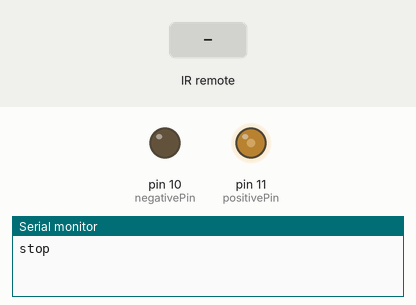
A sketch run on a simulated Arduino Uno, built with avr-gcc and run on an emulated ATmega328P. Parts: output pins drawn as LEDs (lit = HIGH), the last lines printed to the serial monitor. The inputs (shaded band) are chosen by the test bench.

Above: at 1.2 s.
1.3 s: infrared code 0x5621 received
At 2.5 s:
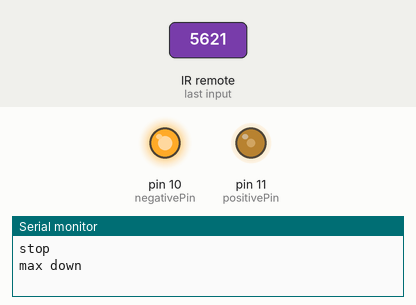
2.8 s: infrared code 0x6621 received
At 3.7 s:
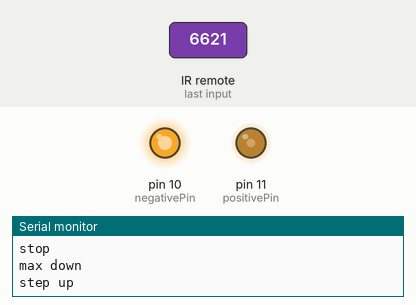
4.3 s: infrared code 0x1621 received
At 4.8 s:
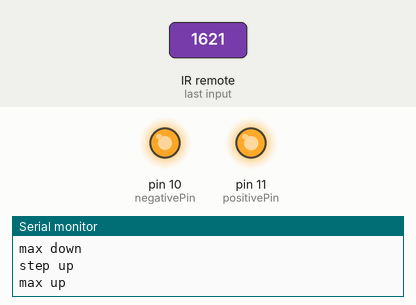
5.8 s: infrared code 0x1D21 received
At 7.1 s:
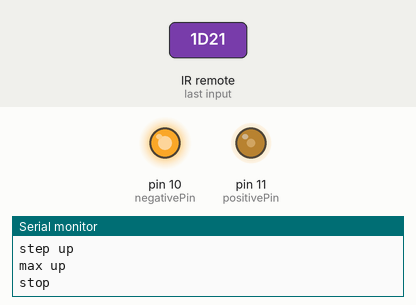
Timing chart, 0 to 8.3 s (numbered marks = the images above; inputs shaded):
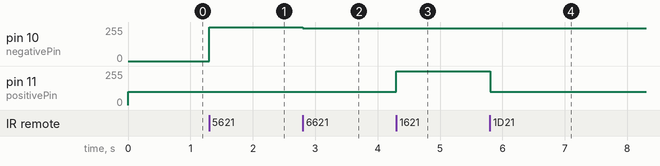

The sketch:

RemoteControlledDCMotor.ino
```cpp
#include "/Users/BlaineKillen/Documents/Arduino/libraries/Arduino-IRremote-master/IRremote.h"
#include <IRremoteInt.h>


// IR receiver type is TSOP382 when referencing the datasheet
const int RECV_PIN = 3;
IRrecv irrecv(RECV_PIN);
decode_results results;

// require pwm, pins 11,10,9 and 6 are PWM capable
const int positivePin = 11;
const int negativePin = 10;

int currentSpeed;

void setup()
{
  Serial.begin(9600);
  irrecv.enableIRIn(); // Start the receiver

  // set the pin mode of all of MOSFETs to output pins
  pinMode(positivePin, OUTPUT);
  pinMode(negativePin, OUTPUT);

  // initialize the motor to the hold position, awaiting user input
  holdPosition();
}

void loop() {
  if (irrecv.decode(&results)) {
    int value = results.value;
    //Serial.println(value, HEX);

    if( value == 0x6621 || value == 0x2421) {
      stepUpVoltage();
    } else if( value == 0x2621 || value == 0x6421) {
      stepDownVoltage();
    } else if( value == 0x5621) {
      maxDown();
    } else if( value == 0x1621) {
      maxUp();
    } else if( value == 0x1D21) {
      holdPosition();
    }

    irrecv.resume(); // Receive the next value
  }
}

void stepUpVoltage() {
  Serial.println("step up");

  if(currentSpeed == -105) {
    currentSpeed = 105;
  } else if (currentSpeed != 255) {
    currentSpeed += 10;
  }

  changeVoltage();
}

void stepDownVoltage() {
  Serial.println("step down");

  if(currentSpeed == 105) {
    currentSpeed = -105;
  } else if (currentSpeed != -255) {
    currentSpeed -= 10;
  }

  changeVoltage();
}

void holdPosition() {
  Serial.println("stop");

  // this voltage opens barely opens the positive gate so the motor can
  // remain in place in space
  currentSpeed = 100;
  changeVoltage();
}

void maxUp() {
  Serial.println("max up");

  currentSpeed = 255;
  changeVoltage();
}

void maxDown() {
  Serial.println("max down");

  currentSpeed = -255;
  changeVoltage();
}

void changeVoltage() {
  if(currentSpeed > 0) {
    analogWrite(positivePin, currentSpeed);
  } else if(currentSpeed < 0) {
    analogWrite(negativePin, (currentSpeed * -1));
  } else {
    analogWrite(positivePin, 0);
    analogWrite(negativePin, 0);
  }
}
```

Measured:
- after the input at 1.3 s, pin 10 (negativePin): 0/255 → 255/255 at once
- after the input at 2.8 s, pin 10 (negativePin): 255/255 → 245/255 at once
- after the input at 4.3 s, pin 11 (positivePin): 100/255 → 255/255 at once
- after the input at 5.8 s, pin 11 (positivePin): 255/255 → 100/255 at once
